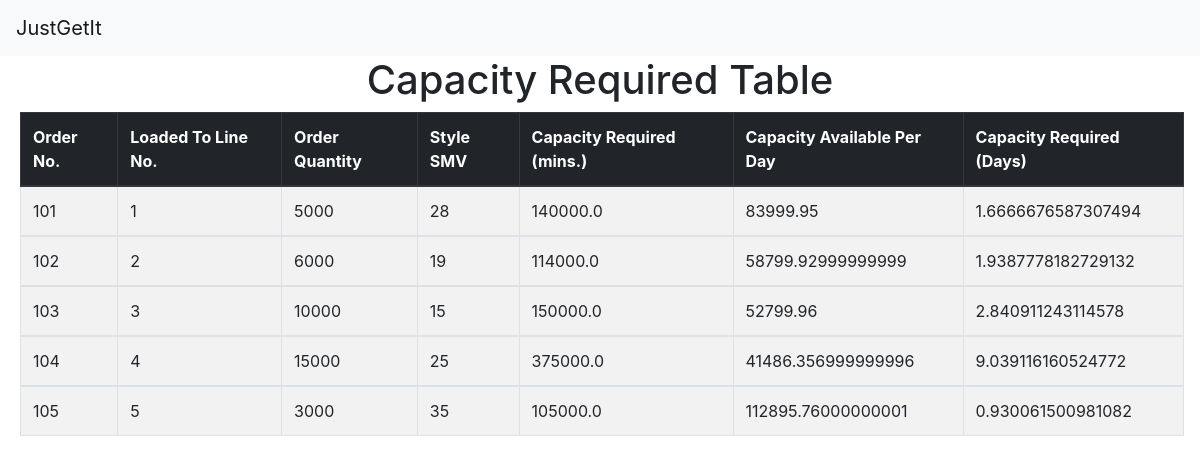
Screenshot of /cprtable with the database file from the repository.
### loadplan/models.py (models this page shows)
class Cpr(models.Model):
    orderno = models.IntegerField()
    ltlc = models.IntegerField()
    orderqty = models.IntegerField()
    smv = models.IntegerField()
    crm = models.FloatField()
    capd = models.FloatField()
    crd = models.FloatField()

### loadplan/views.py (the view)
# urls.py: path('cprtable', views.cprtable, name='cprtable'),
def cprtable(request):
    allcpr = Cpr.objects.all()
    return render(request,'cprtable.html', {'allcpr': allcpr})

### templates/cprtable.html
{% extends 'base.html' %}
    {% block content %}
    <div class="container text-center">
        <h1>Capacity Required Table</h1>
    </div>
    <table class="table table-hover table-striped table-bordered" style="width: 97%; margin-left: 20px">
        <thead class="thead-dark">
          <tr>
            <th scope="col">Order No.</th>
            <th scope="col">Loaded To Line No.</th>
            <th scope="col">Order Quantity</th>
            <th scope="col">Style SMV</th>
            <th scope="col">Capacity Required (mins.)</th>
            <th scope="col">Capacity Available Per Day</th>
            <th scope="col">Capacity Required (Days)</th>
          </tr>
        </thead>
    {% for a in allcpr %}
        <tbody>
          <tr>
            <td>{{a.orderno}}</td>
            <td>{{a.ltlc}}</td>
            <td>{{a.orderqty}}</td>
            <td>{{a.smv}}</td>
            <td>{{a.crm}}</td>
            <td>{{a.capd}}</td>
            <td>{{a.crd}}</td>
          </tr>
        </tbody>
    {% endfor %}
      </table>
{% endblock  %}

### rows the page displays
Cpr: orderno "101", ltlc "1", orderqty "5000", smv "28", crm "140000.0", capd "83999.95", crd "1.6666676587307494"
Cpr: orderno "102", ltlc "2", orderqty "6000", smv "19", crm "114000.0", capd "58799.92999999999", crd "1.9387778182729132"
Cpr: orderno "103", ltlc "3", orderqty "10000", smv "15", crm "150000.0", capd "52799.96", crd "2.840911243114578"
Cpr: orderno "104", ltlc "4", orderqty "15000", smv "25", crm "375000.0", capd "41486.356999999996", crd "9.039116160524772"
Cpr: orderno "105", ltlc "5", orderqty "3000", smv "35", crm "105000.0", capd "112895.76000000001", crd "0.930061500981082"
